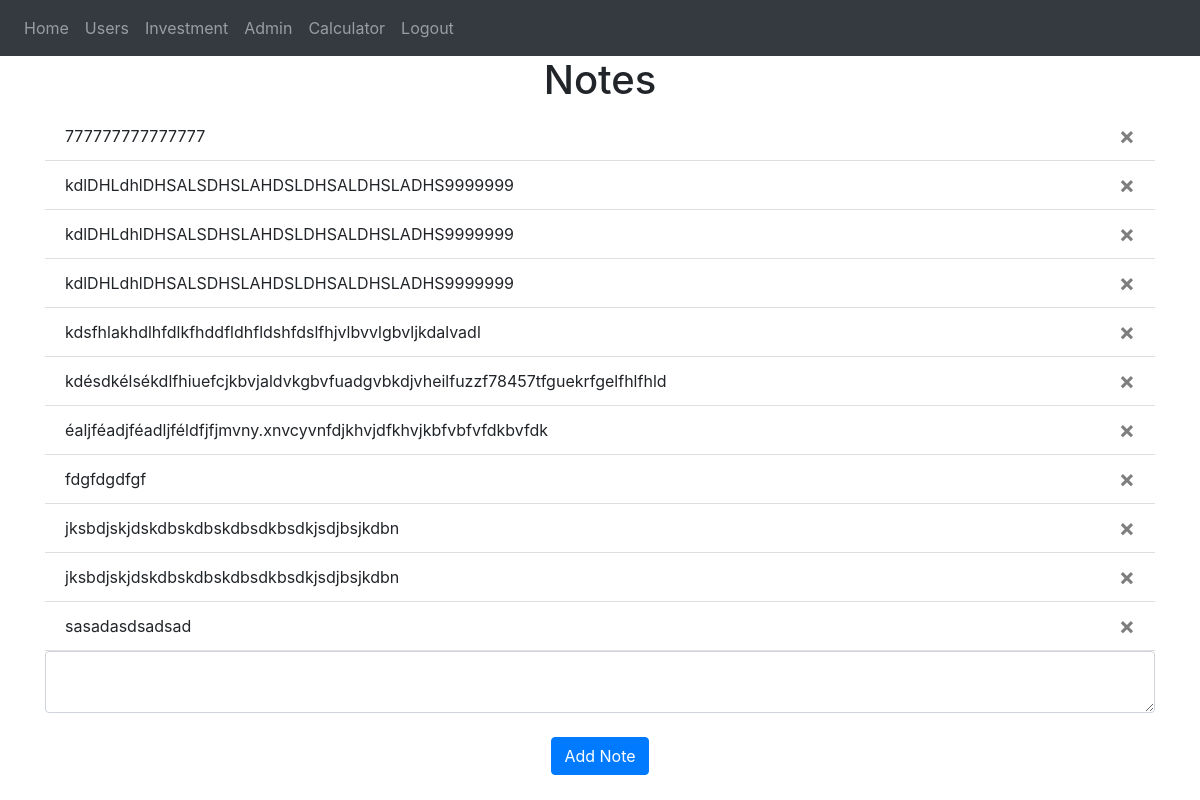
The app's page / (signed in) with its own data.
### website/models.py (models this page shows)
class Note(db.Model):
    id = db.Column(db.Integer, primary_key=True)
    data = db.Column(db.String(10000))
    date = db.Column(db.DateTime(timezone=True), default=func.now())
    user_id = db.Column(db.Integer, db.ForeignKey('user.id'))

### website/views.py (the view, shortened to what this page needs)
@views.route('/', methods=['GET', 'POST'])
@login_required
def home():
    return render_template("home.html", user=current_user)

### website/__init__.py (called while the page is built)
def create_app():
    app = Flask(__name__)
    app.config['SECRET_KEY'] = 'hjshjhdjah kjshkjdhjs'
    app.config['SQLALCHEMY_DATABASE_URI'] = f'sqlite:///{DB_NAME}'
    db.init_app(app)
    from .views import views
    from .auth import auth
    app.register_blueprint(views, url_prefix='/')
    app.register_blueprint(auth, url_prefix='/')
    from .models import User, Note
    with app.app_context():
        db.create_all()
    login_manager = LoginManager()
    login_manager.login_view = 'auth.login'
    login_manager.init_app(app)
    @login_manager.user_loader
    def load_user(id):
        return User.query.get(int(id))
    return app

### website/templates/home.html
{% extends "base.html" %} {% block title %}Home{% endblock %} {% block content
%}
<h1 align="center">Notes</h1>
<ul class="list-group list-group-flush" id="notes">
  {% for note in user.notes %}
  <li class="list-group-item">
    {{ note.data }}
    <button type="button" class="close" onClick="deleteNote({{ note.id }})">
      <span aria-hidden="true">&times;</span>
    </button>
  </li>
  {% endfor %}
</ul>
<form method="POST">
  <textarea name="note" id="note" class="form-control"></textarea>
  <br />
  <div align="center">
    <button type="submit" class="btn btn-primary">Add Note</button>
  </div>
</form>
{% endblock %}

### records on screen
Note: data "777777777777777"
Note: data "kdlDHLdhlDHSALSDHSLAHDSLDHSALDHSLADHS9999999"
Note: data "kdlDHLdhlDHSALSDHSLAHDSLDHSALDHSLADHS9999999"
Note: data "kdlDHLdhlDHSALSDHSLAHDSLDHSALDHSLADHS9999999"
Note: data "kdsfhlakhdlhfdlkfhddfldhfldshfdslfhjvlbvvlgbvljkdalvadl"
Note: data "kdésdkélsékdlfhiuefcjkbvjaldvkgbvfuadgvbkdjvheilfuzzf78457tfguekrfgelfhlfhld"
Note: data "éaljféadjféadljféldfjfjmvny.xnvcyvnfdjkhvjdfkhvjkbfvbfvfdkbvfdk"
Note: data "fdgfdgdfgf"
Note: data "jksbdjskjdskdbskdbskdbsdkbsdkjsdjbsjkdbn"
Note: data "jksbdjskjdskdbskdbskdbsdkbsdkjsdjbsjkdbn"
Note: data "sasadasdsadsad"
